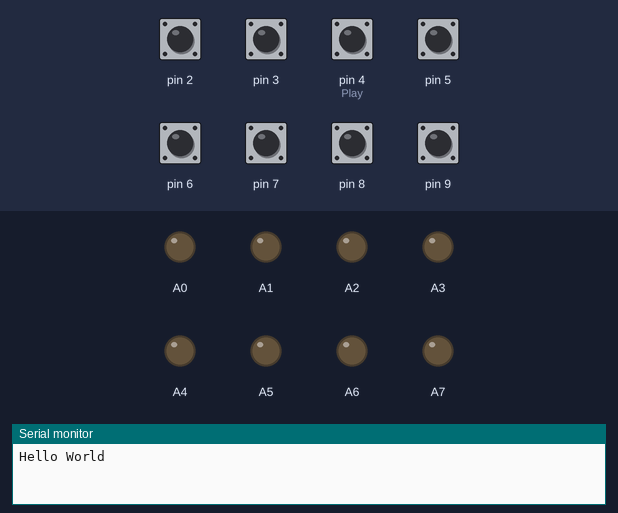
Simulated run of this program. Board: Teensy 4. On the bench: output pins drawn as LEDs (lit = HIGH), the last lines printed to the serial monitor. Inputs (shaded band) come from the test bench; at power-on: pin 2, pin 3, pin 4 (Play), pin 5–9 HIGH.

Above: at 1.2 s.
1.3 s: pin 2 pulled LOW for 0.15 s
At 1.37 s:
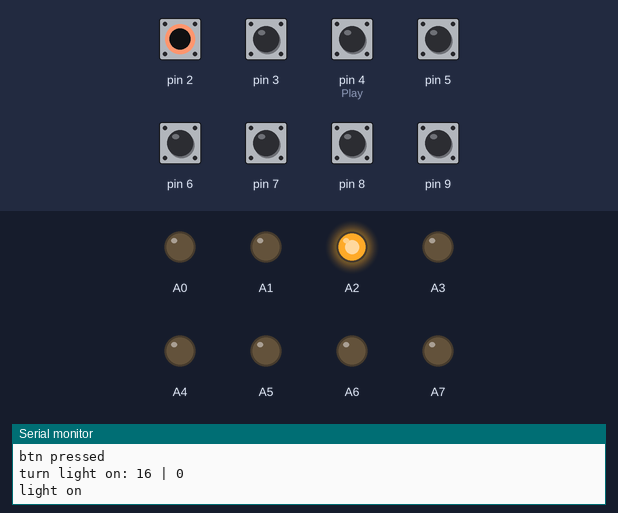
2.9 s: pin 3 pulled LOW for 0.15 s
At 2.97 s:
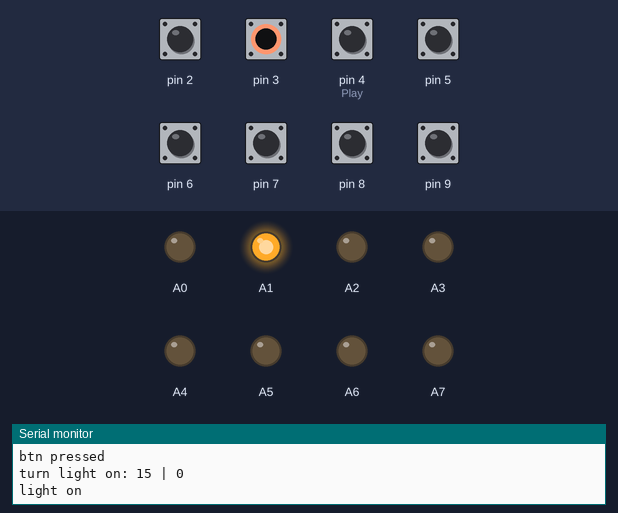
4.5 s: pin 4 (Play) pulled LOW for 0.15 s
At 4.57 s:
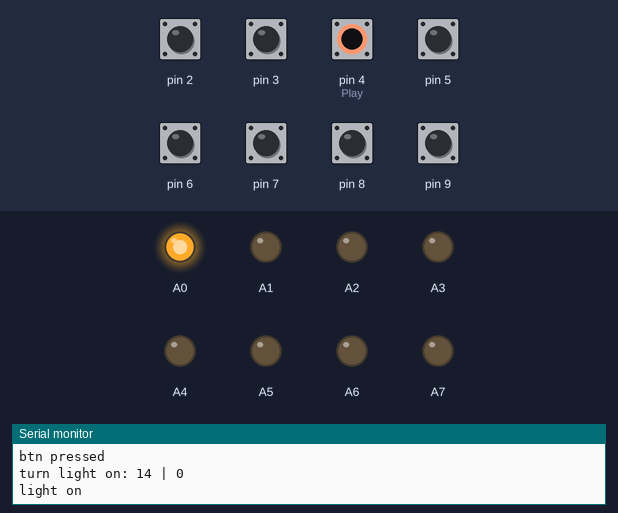
6.1 s: pin 5 pulled LOW for 0.15 s
At 6.17 s:
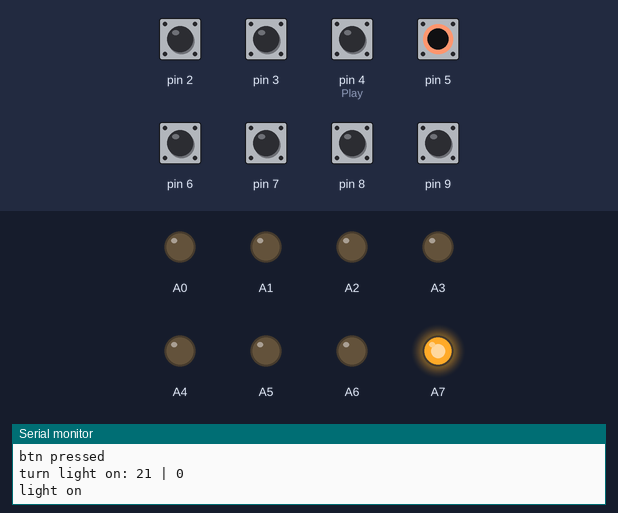
7.7 s: pin 6 pulled LOW for 0.15 s
At 7.77 s:
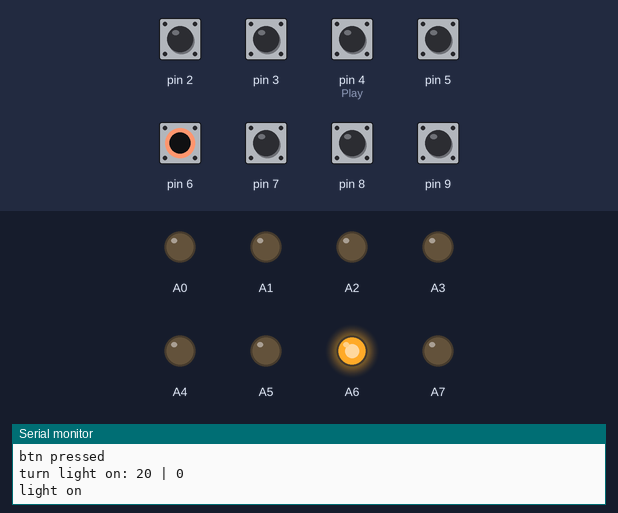
9.3 s: pin 7 pulled LOW for 0.15 s
At 9.37 s:
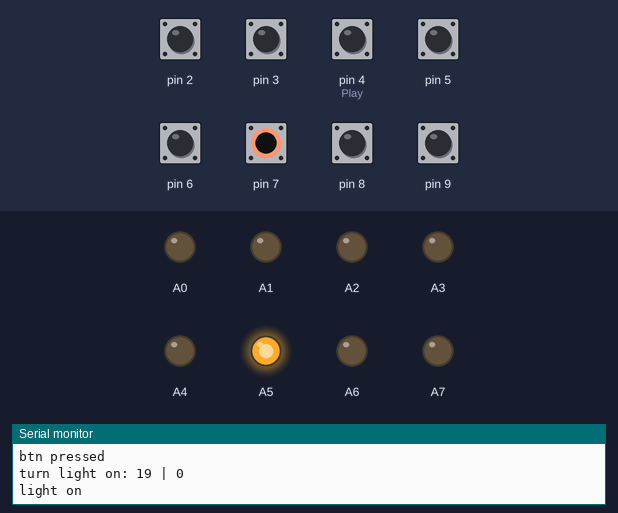
Timing chart, 0 to 11.9 s (numbered marks = the images above; inputs shaded):
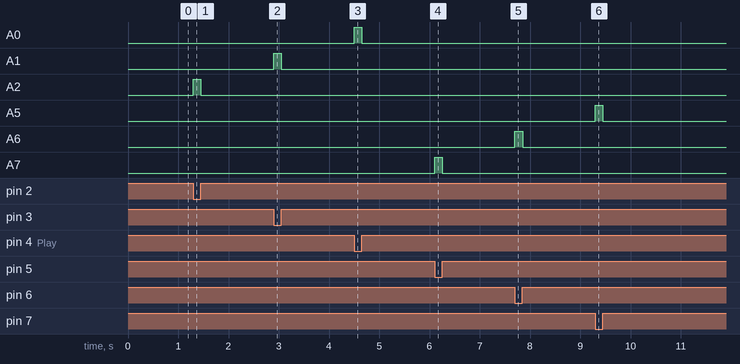

Measured:
- after the input at 1.3 s, A2: LOW → HIGH at once, → LOW 0.15 s later
- after the input at 2.9 s, A1: LOW → HIGH at once, → LOW 0.15 s later
- after the input at 4.5 s, A0: LOW → HIGH at once, → LOW 0.15 s later
- after the input at 6.1 s, A7: LOW → HIGH at once, → LOW 0.15 s later
- after the input at 7.7 s, A6: LOW → HIGH at once, → LOW 0.15 s later
- after the input at 9.3 s, A5: LOW → HIGH at once, → LOW 0.15 s later

The program:

main.cpp
```cpp
#include <Arduino.h>

struct Button {
    int button;
    int light;

    bool pressed = false;
    bool lightOn = false;

    Button (int button, int light) : button(button), light(light) {}

    void init() const {
        pinMode(button, INPUT_PULLUP);
        pinMode(light, OUTPUT);
    }

    bool isPressed() {
        const bool state = digitalRead(button) == LOW;
        if (pressed == state)
            return state;

        pressed = state;

        Serial.println("btn " + String(state ? "pressed" : "released"));

        return state;
    }

    void turnLightOn() {
        Serial.println("turn light on: " + String(light) + " | " + String(lightOn));

        if (lightOn)
            return;

        Serial.println("light on");

        digitalWrite(light, HIGH);
        lightOn = true;
    }

    void turnLightOff() {
        Serial.println("turn light off: " + String(light) + " | " + String(lightOn));

        if (!lightOn)
            return;

        Serial.println("light off");

        digitalWrite(light, LOW);
        lightOn = false;
    }

    void lightWhenPressed() {
        if (isPressed() && !lightOn)
            turnLightOn();
        else if (!isPressed() && lightOn)
            turnLightOff();
    }
};
Button
    Play(4, 14),
    Stop(3, 15),
    Record(2, 16),
    Overdub(9, 17),
    Automation(8, 18),
    ReAuto(7, 19),
    Capture(6, 20),
    SessionRecord(5, 21);

void setup() {
    Serial.begin(115200);
    Serial.println("Hello World");

    Play.init();
    Stop.init();
    Record.init();
    Overdub.init();
    Automation.init();
    ReAuto.init();
    Capture.init();
    SessionRecord.init();
}

void loop() {
    Play.lightWhenPressed();
    Stop.lightWhenPressed();
    Record.lightWhenPressed();
    Overdub.lightWhenPressed();
    Automation.lightWhenPressed();
    ReAuto.lightWhenPressed();
    Capture.lightWhenPressed();
    SessionRecord.lightWhenPressed();
}
```
